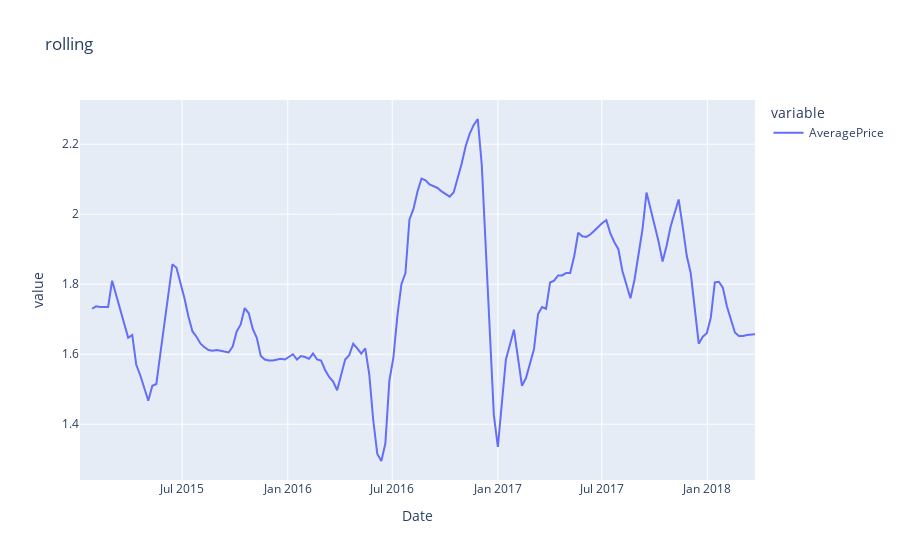
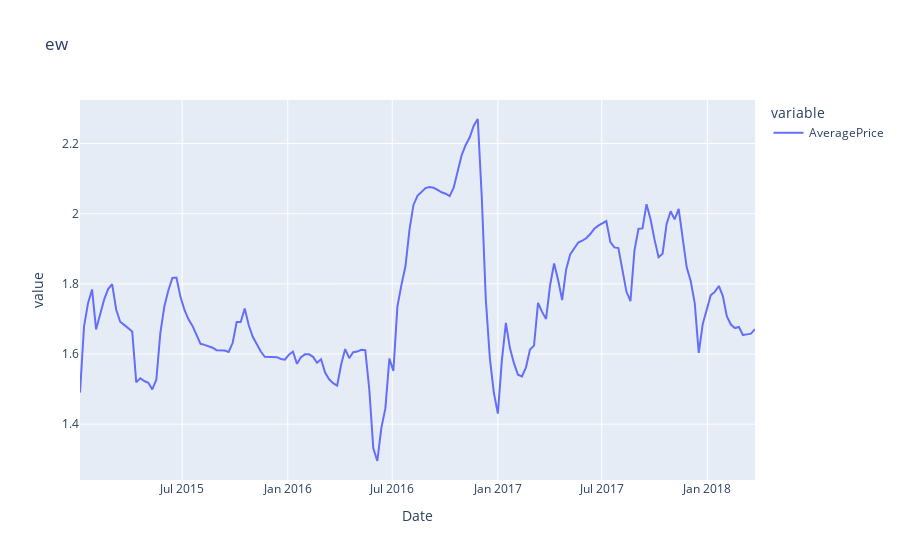

Notebook source saved alongside these figures, in order:
### Code cell
gg_1 = chicago.AveragePrice.rolling(4).mean().round(3)
gg_2 = chicago.AveragePrice.ewm(span = 4).mean().round(3)

#df = px.data.gapminder().query("country=='Canada'")
fig = px.line(gg_1, title = 'rolling')
fig.show()
fig = px.line(gg_2, title = 'ew')
fig.show()

### Figure 1 — Plotly figure (JSON) as saved in the notebook; plotly's stock layout.template omitted (floating-point values rounded to 4 significant figures; data arrays with more than 128 entries replaced by an {"elided": "..."} marker saying what was removed)
{"data": [{"hovertemplate": "variable=AveragePrice<br>Date=%{x}<br>value=%{y}<extra></extra>", "legendgroup": "AveragePrice", "line": {"color": "#636efa", "dash": "solid"}, "mode": "lines", "name": "AveragePrice", "orientation": "v", "showlegend": true, "type": "scatter", "x": {"elided": "169 str values"}, "xaxis": "x", "y": {"elided": "169 float values"}, "yaxis": "y"}], "layout": {"legend": {"title": {"text": "variable"}, "tracegroupgap": 0}, "title": {"text": "rolling"}, "xaxis": {"anchor": "y", "domain": [0, 1], "title": {"text": "Date"}}, "yaxis": {"anchor": "x", "domain": [0, 1], "title": {"text": "value"}}}}

### Figure 2 — Plotly figure (JSON) as saved in the notebook; plotly's stock layout.template omitted (floating-point values rounded to 4 significant figures; data arrays with more than 128 entries replaced by an {"elided": "..."} marker saying what was removed)
{"data": [{"hovertemplate": "variable=AveragePrice<br>Date=%{x}<br>value=%{y}<extra></extra>", "legendgroup": "AveragePrice", "line": {"color": "#636efa", "dash": "solid"}, "mode": "lines", "name": "AveragePrice", "orientation": "v", "showlegend": true, "type": "scatter", "x": {"elided": "169 str values"}, "xaxis": "x", "y": {"elided": "169 float values"}, "yaxis": "y"}], "layout": {"legend": {"title": {"text": "variable"}, "tracegroupgap": 0}, "title": {"text": "ew"}, "xaxis": {"anchor": "y", "domain": [0, 1], "title": {"text": "Date"}}, "yaxis": {"anchor": "x", "domain": [0, 1], "title": {"text": "value"}}}}
